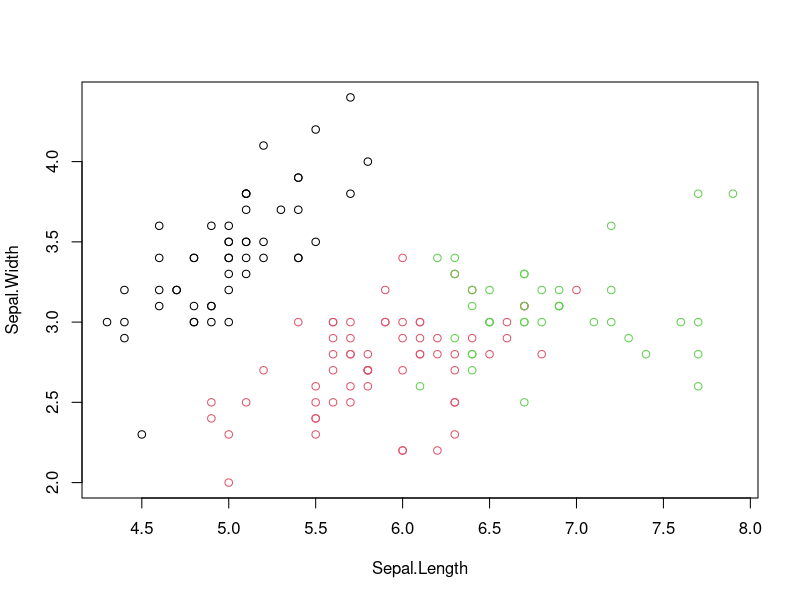
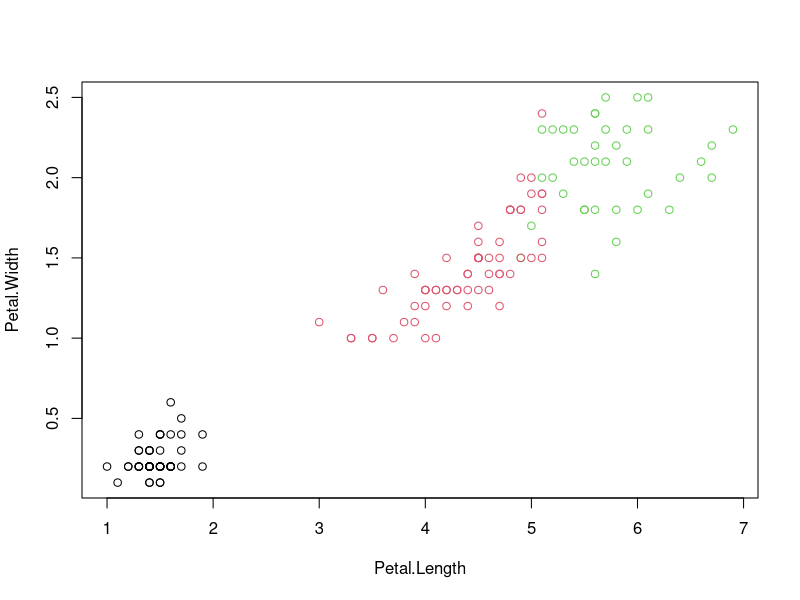
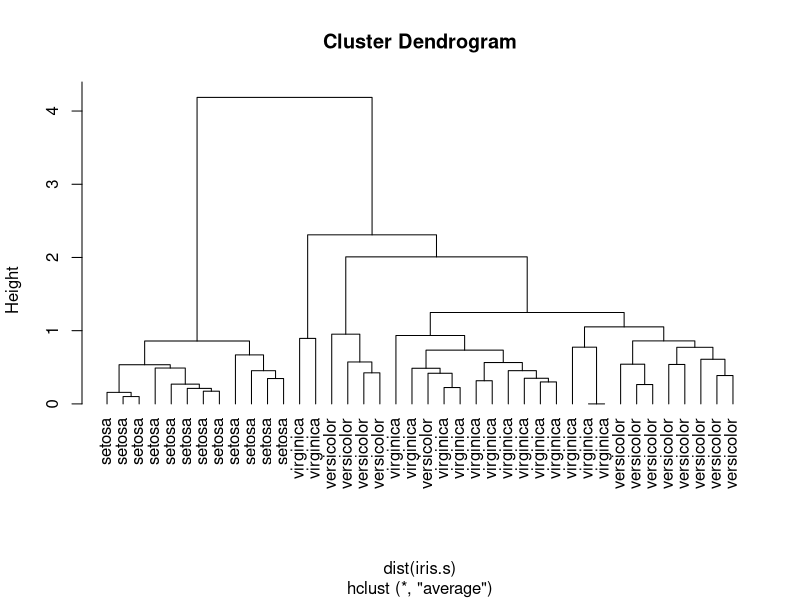
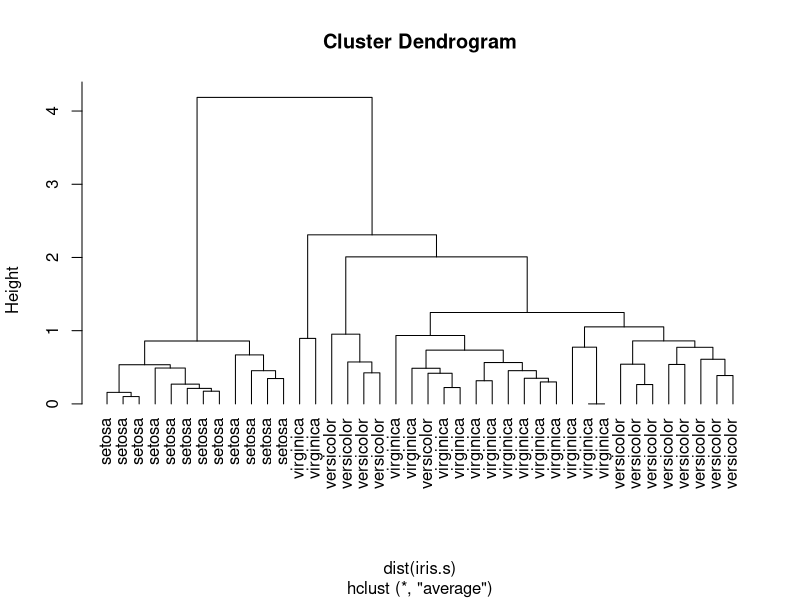

Write R code to recreate these figures, in order.
rm(list=ls())

data(iris)

# kmeans

new_iris = iris
new_iris$Species = NULL
kc = kmeans(new_iris, 3)
table(iris$Species, kc$cluster)

plot(new_iris[c("Sepal.Length", "Sepal.Width")], col = kc$cluster)
plot(new_iris[c("Petal.Length", "Petal.Width")], col = kc$cluster)

# hierarchical clustering

idx = sample(1:dim(iris)[1], 40)
iris.s = iris[idx,]
iris.s$Species = NULL
hc = hclust(dist(iris.s), method = "ave")
plot(hc, hang = -1, labels = iris$Species[idx])
plot(hc, hang = -1, labels = iris$Species[idx])
